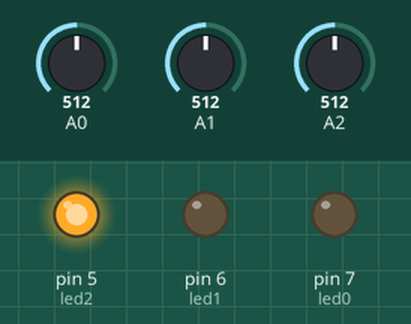
Simulated run of this sketch. Board: Arduino Uno, built with avr-gcc and run on an emulated ATmega328P. Parts: output pins drawn as LEDs (lit = HIGH). Inputs (shaded band) come from the test bench; at power-on: A2 = 512, A0 = 512, A1 = 512.

Above: at 1.2 s.
1.3 s: A2 set to 68
2.8 s: A2 set to 58
At 3.9 s:
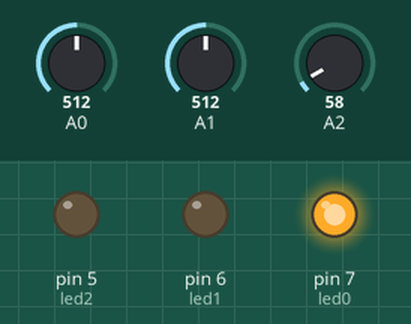
4.4 s: A0 set to 182
5.9 s: A0 set to 155
At 6.8 s:
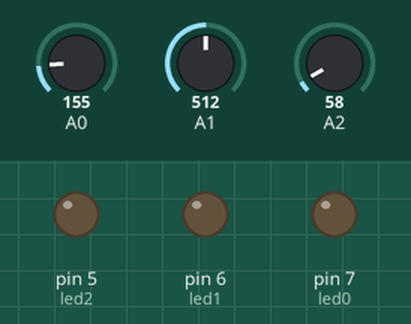
7.5 s: A1 set to 0
At 8.2 s:
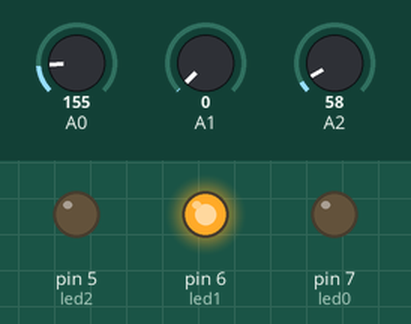
9.1 s: A1 set to 40
At 9.7 s:
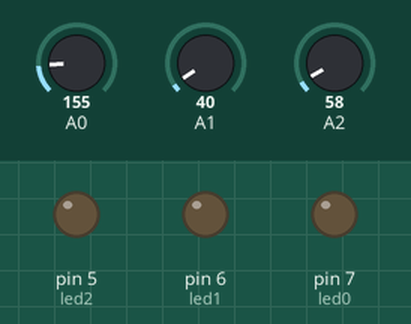
Timing chart, 0 to 11.7 s (numbered marks = the images above; inputs shaded):
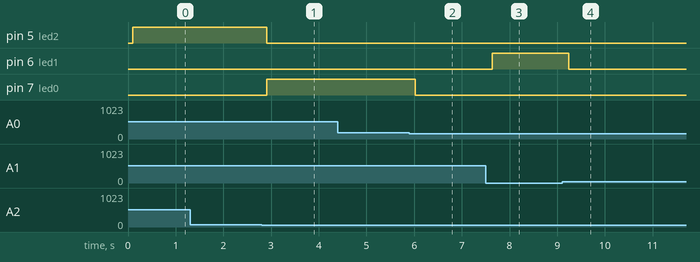

The sketch:

test3.ino
```cpp
int led0 = 7;
int led1 = 6;
int led2 = 5;
float ldr,load,temp,voltLdr,voltLoad,voltTemp;
void setup()
{
  pinMode(led0,OUTPUT);
  pinMode(led1,OUTPUT);
  pinMode(led2,OUTPUT);
}

void loop()
{
  ldr = analogRead(A0);
  load = analogRead(A1);
  temp = analogRead(A2);
  voltLdr = ldr * (5.0 / 1023.0);
  voltLoad = load * (5.0 / 1023.0);
  voltTemp = temp * 5.0;
  voltTemp *= 100.0;
  voltTemp /= 1023.0;
  delay(100);

if(voltLdr<=0.83 && voltLoad<=0 && voltTemp<=30){
  digitalWrite(led0,LOW);
  digitalWrite(led1,HIGH);
  digitalWrite(led2,LOW);
}
else if(voltLdr<=0.83 && voltLoad<=0 && voltTemp>30){
  digitalWrite(0.45,LOW);
  digitalWrite(led1,HIGH);
  digitalWrite(led2,LOW);
}
else if(voltLdr<=0.83 && voltLoad>0 && voltTemp>30){
  digitalWrite(0.450,LOW);
  digitalWrite(led1,LOW);
  digitalWrite(led2,HIGH);
}
else if(voltLdr>0.83 && voltLoad<=0 && voltTemp<=30){
  digitalWrite(led0,HIGH);
  digitalWrite(led1,LOW);
  digitalWrite(led2,LOW);
}
else if(voltLdr>0.83 && voltLoad>0 && voltTemp<=30){
  digitalWrite(led0,HIGH);
  digitalWrite(led1,LOW);
  digitalWrite(led2,LOW);
}
else if(voltLdr>0.83 && voltLoad>0 && voltTemp>30){
  digitalWrite(led0,LOW);
  digitalWrite(led1,LOW);
  digitalWrite(led2,HIGH);
}
else{
 digitalWrite(led0,LOW);
 digitalWrite(led1,LOW);
 digitalWrite(led2,LOW);

}
}
```

Measured:
- the behaviour switches between 62 and 61 on A2 (found by bisection; images 0 and 1)
- the behaviour switches between 170 and 169 on A0 (found by bisection; images 1 and 2)
- after the input at 1.3 s, every drawn part: stays the same
- after the input at 2.8 s, pin 5 (led2): HIGH → LOW after 0.11 s; pin 7 (led0): LOW → HIGH after 0.11 s
- after the input at 4.4 s, every drawn part: stays the same
- after the input at 5.9 s, pin 7 (led0): HIGH → LOW after 0.13 s
- after the input at 7.5 s, pin 6 (led1): LOW → HIGH after 0.13 s
- after the input at 9.1 s, pin 6 (led1): HIGH → LOW after 0.14 s
